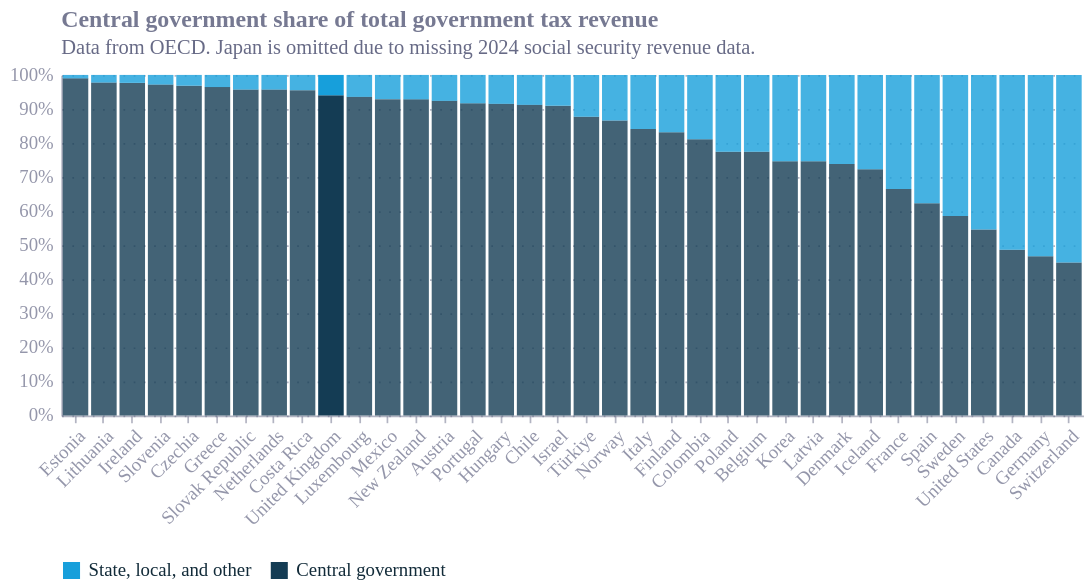

This figure's Vega-Lite source:
### Vega-Lite specification from a JSON file in a GitHub repository (floating-point values rounded to 4 significant figures)
{"config": {"font": "Circular Std", "text": {"color": "#676A86", "align": "left", "baseline": "middle", "dx": 7, "dy": 0, "fontSize": 11}, "view": {"stroke": null, "continuousWidth": 400, "continuousHeight": 300, "discreteWidth": 400, "discreteHeight": 300}, "range": {"category": ["#36B7B4", "#E6224B", "#F4C245", "#0063AF", "#00A767", "#179FDB", "#EB5C2E"], "diverging": ["#E6224B", "#E54753", "#C9C9C9", "#179FDB", "#122B39"], "heatmap": ["#C9C9C9", "#179FDB", "#0063AF", "#122B39"], "ordinal": ["#00A767", "#36B7B4", "#179FDB", "#0063AF", "#243B5A"]}, "bar": {"color": "#179fdb"}, "line": {"color": "#e6224b"}, "rule": {"color": "#676A86"}, "area": {"opacity": 0.3}, "point": {"filled": true, "size": 80, "color": "#e6224b", "opacity": 0.95}, "geoshape": {"stroke": "white", "strokeWidth": 0.3}, "rect": {"fill": "#d6d4d4", "opacity": 0.3}, "axis": {"labelColor": "#676A86", "labelFontSize": 11, "labelFont": "Circular Std", "labelOpacity": 0.7, "tickColor": "#676A86", "tickOpacity": 0.5, "domainColor": "#676A86", "domainOpacity": 0.5, "gridColor": "#676A86", "gridDash": [2, 2], "gridOpacity": 0.5, "title": null, "titleColor": "#676A86", "titleOpacity": 0.8, "tickSize": 4}, "axisXDiscrete": {"grid": false, "labelAngle": 0, "tickCount": 10, "tickOpacity": 0.5, "title": null}, "axisYDiscrete": {"ticks": false, "labelPadding": 5}, "axisXTemporal": {"grid": false, "ticks": true}, "axisXQuantitative": {"grid": true}, "axisYQuantitative": {"gridColor": "#676A86", "gridDash": [1, 5], "gridOpacity": 0.5, "ticks": false, "labelPadding": 5, "tickCount": 8, "titleAngle": 0, "titleAlign": "left", "titleBaseline": "bottom", "titleX": 0, "titleY": -5}, "title": {"color": "#676A86E6", "subtitleColor": "#676A86", "font": "Circular Std", "subtitleFont": "Circular Std", "anchor": "start", "fontSize": 14, "subtitleFontSize": 12, "subtitlePadding": 4, "offset": 0, "frame": "group"}, "legend": {"titleColor": "#122b39", "title": null, "labelColor": "#122b39", "labelFontSize": 11}}, "data": {"name": "data-5b305f219a4d3c3604e80f7962252959"}, "mark": {"type": "bar"}, "encoding": {"color": {"field": "share_type", "legend": {"direction": "horizontal", "labelLimit": 200, "orient": "bottom", "symbolSize": 100, "symbolType": "square"}, "scale": {"domain": ["State, local, and other", "Central government"], "range": ["#179fdb", "#143c54"]}, "title": null, "type": "nominal"}, "opacity": {"condition": {"test": "(datum.REF_AREA === 'GBR')", "value": 1}, "value": 0.8}, "tooltip": [{"field": "Reference area", "title": "Country", "type": "nominal"}, {"field": "share_type", "title": "Component", "type": "nominal"}, {"field": "share", "format": ".1%", "title": "Share", "type": "quantitative"}], "x": {"axis": {"labelAngle": -45}, "field": "Reference area", "sort": {"field": "central_to_overallno_SS_ratio", "order": "descending"}, "type": "nominal"}, "y": {"axis": {"format": "%", "title": null}, "field": "share", "stack": "normalize", "type": "quantitative"}}, "height": 200, "title": {"text": "Central government share of total government tax revenue", "anchor": "start", "subtitle": "Data from OECD. Japan is omitted due to missing 2024 social security revenue data.", "subtitleFontSize": 12}, "width": 600, "$schema": "https://vega.github.io/schema/vega-lite/v6.4.1.json", "datasets": {"data-5b305f219a4d3c3604e80f7962252959": [{"REF_AREA": "AUT", "Reference area": "Austria", "central_to_overallno_SS_ratio": 0.9239, "share_type": "Central government", "share": 0.9239}, {"REF_AREA": "BEL", "Reference area": "Belgium", "central_to_overallno_SS_ratio": 0.7745, "share_type": "Central government", "share": 0.7745}, {"REF_AREA": "CAN", "Reference area": "Canada", "central_to_overallno_SS_ratio": 0.4868, "share_type": "Central government", "share": 0.4868}, {"REF_AREA": "CHE", "Reference area": "Switzerland", "central_to_overallno_SS_ratio": 0.4491, "share_type": "Central government", "share": 0.4491}, {"REF_AREA": "CHL", "Reference area": "Chile", "central_to_overallno_SS_ratio": 0.9121, "share_type": "Central government", "share": 0.9121}, {"REF_AREA": "COL", "Reference area": "Colombia", "central_to_overallno_SS_ratio": 0.8108, "share_type": "Central government", "share": 0.8108}, {"REF_AREA": "CRI", "Reference area": "Costa Rica", "central_to_overallno_SS_ratio": 0.9552, "share_type": "Central government", "share": 0.9552}, {"REF_AREA": "CZE", "Reference area": "Czechia", "central_to_overallno_SS_ratio": 0.9683, "share_type": "Central government", "share": 0.9683}, {"REF_AREA": "DEU", "Reference area": "Germany", "central_to_overallno_SS_ratio": 0.4679, "share_type": "Central government", "share": 0.4679}, {"REF_AREA": "DNK", "Reference area": "Denmark", "central_to_overallno_SS_ratio": 0.7387, "share_type": "Central government", "share": 0.7387}, {"REF_AREA": "ESP", "Reference area": "Spain", "central_to_overallno_SS_ratio": 0.623, "share_type": "Central government", "share": 0.623}, {"REF_AREA": "EST", "Reference area": "Estonia", "central_to_overallno_SS_ratio": 0.9899, "share_type": "Central government", "share": 0.9899}, {"REF_AREA": "FIN", "Reference area": "Finland", "central_to_overallno_SS_ratio": 0.8316, "share_type": "Central government", "share": 0.8316}, {"REF_AREA": "FRA", "Reference area": "France", "central_to_overallno_SS_ratio": 0.6649, "share_type": "Central government", "share": 0.6649}, {"REF_AREA": "GBR", "Reference area": "United Kingdom", "central_to_overallno_SS_ratio": 0.9402, "share_type": "Central government", "share": 0.9402}, {"REF_AREA": "GRC", "Reference area": "Greece", "central_to_overallno_SS_ratio": 0.9643, "share_type": "Central government", "share": 0.9643}, {"REF_AREA": "HUN", "Reference area": "Hungary", "central_to_overallno_SS_ratio": 0.9152, "share_type": "Central government", "share": 0.9152}, {"REF_AREA": "IRL", "Reference area": "Ireland", "central_to_overallno_SS_ratio": 0.9766, "share_type": "Central government", "share": 0.9766}, {"REF_AREA": "ISL", "Reference area": "Iceland", "central_to_overallno_SS_ratio": 0.7232, "share_type": "Central government", "share": 0.7232}, {"REF_AREA": "ISR", "Reference area": "Israel", "central_to_overallno_SS_ratio": 0.9096, "share_type": "Central government", "share": 0.9096}, {"REF_AREA": "ITA", "Reference area": "Italy", "central_to_overallno_SS_ratio": 0.8416, "share_type": "Central government", "share": 0.8416}, {"REF_AREA": "KOR", "Reference area": "Korea", "central_to_overallno_SS_ratio": 0.7468, "share_type": "Central government", "share": 0.7468}, {"REF_AREA": "LTU", "Reference area": "Lithuania", "central_to_overallno_SS_ratio": 0.9776, "share_type": "Central government", "share": 0.9776}, {"REF_AREA": "LUX", "Reference area": "Luxembourg", "central_to_overallno_SS_ratio": 0.9356, "share_type": "Central government", "share": 0.9356}, {"REF_AREA": "LVA", "Reference area": "Latvia", "central_to_overallno_SS_ratio": 0.7464, "share_type": "Central government", "share": 0.7464}, {"REF_AREA": "MEX", "Reference area": "Mexico", "central_to_overallno_SS_ratio": 0.9289, "share_type": "Central government", "share": 0.9289}, {"REF_AREA": "NLD", "Reference area": "Netherlands", "central_to_overallno_SS_ratio": 0.957, "share_type": "Central government", "share": 0.957}, {"REF_AREA": "NOR", "Reference area": "Norway", "central_to_overallno_SS_ratio": 0.8665, "share_type": "Central government", "share": 0.8665}, {"REF_AREA": "NZL", "Reference area": "New Zealand", "central_to_overallno_SS_ratio": 0.9284, "share_type": "Central government", "share": 0.9284}, {"REF_AREA": "POL", "Reference area": "Poland", "central_to_overallno_SS_ratio": 0.7747, "share_type": "Central government", "share": 0.7747}, {"REF_AREA": "PRT", "Reference area": "Portugal", "central_to_overallno_SS_ratio": 0.9168, "share_type": "Central government", "share": 0.9168}, {"REF_AREA": "SVK", "Reference area": "Slovak Republic", "central_to_overallno_SS_ratio": 0.957, "share_type": "Central government", "share": 0.957}, {"REF_AREA": "SVN", "Reference area": "Slovenia", "central_to_overallno_SS_ratio": 0.9717, "share_type": "Central government", "share": 0.9717}, {"REF_AREA": "SWE", "Reference area": "Sweden", "central_to_overallno_SS_ratio": 0.5857, "share_type": "Central government", "share": 0.5857}, {"REF_AREA": "TUR", "Reference area": "Türkiye", "central_to_overallno_SS_ratio": 0.8769, "share_type": "Central government", "share": 0.8769}, {"REF_AREA": "USA", "Reference area": "United States", "central_to_overallno_SS_ratio": 0.546, "share_type": "Central government", "share": 0.546}, {"REF_AREA": "AUT", "Reference area": "Austria", "central_to_overallno_SS_ratio": 0.9239, "share_type": "State, local, and other", "share": 0.07612}, {"REF_AREA": "BEL", "Reference area": "Belgium", "central_to_overallno_SS_ratio": 0.7745, "share_type": "State, local, and other", "share": 0.2255}, {"REF_AREA": "CAN", "Reference area": "Canada", "central_to_overallno_SS_ratio": 0.4868, "share_type": "State, local, and other", "share": 0.5132}, {"REF_AREA": "CHE", "Reference area": "Switzerland", "central_to_overallno_SS_ratio": 0.4491, "share_type": "State, local, and other", "share": 0.5509}, {"REF_AREA": "CHL", "Reference area": "Chile", "central_to_overallno_SS_ratio": 0.9121, "share_type": "State, local, and other", "share": 0.08786}, {"REF_AREA": "COL", "Reference area": "Colombia", "central_to_overallno_SS_ratio": 0.8108, "share_type": "State, local, and other", "share": 0.1892}, {"REF_AREA": "CRI", "Reference area": "Costa Rica", "central_to_overallno_SS_ratio": 0.9552, "share_type": "State, local, and other", "share": 0.04482}, {"REF_AREA": "CZE", "Reference area": "Czechia", "central_to_overallno_SS_ratio": 0.9683, "share_type": "State, local, and other", "share": 0.03168}, {"REF_AREA": "DEU", "Reference area": "Germany", "central_to_overallno_SS_ratio": 0.4679, "share_type": "State, local, and other", "share": 0.5321}, {"REF_AREA": "DNK", "Reference area": "Denmark", "central_to_overallno_SS_ratio": 0.7387, "share_type": "State, local, and other", "share": 0.2613}, {"REF_AREA": "ESP", "Reference area": "Spain", "central_to_overallno_SS_ratio": 0.623, "share_type": "State, local, and other", "share": 0.377}, {"REF_AREA": "EST", "Reference area": "Estonia", "central_to_overallno_SS_ratio": 0.9899, "share_type": "State, local, and other", "share": 0.01011}, {"REF_AREA": "FIN", "Reference area": "Finland", "central_to_overallno_SS_ratio": 0.8316, "share_type": "State, local, and other", "share": 0.1684}, {"REF_AREA": "FRA", "Reference area": "France", "central_to_overallno_SS_ratio": 0.6649, "share_type": "State, local, and other", "share": 0.3351}, {"REF_AREA": "GBR", "Reference area": "United Kingdom", "central_to_overallno_SS_ratio": 0.9402, "share_type": "State, local, and other", "share": 0.05977}, {"REF_AREA": "GRC", "Reference area": "Greece", "central_to_overallno_SS_ratio": 0.9643, "share_type": "State, local, and other", "share": 0.0357}, {"REF_AREA": "HUN", "Reference area": "Hungary", "central_to_overallno_SS_ratio": 0.9152, "share_type": "State, local, and other", "share": 0.08483}, {"REF_AREA": "IRL", "Reference area": "Ireland", "central_to_overallno_SS_ratio": 0.9766, "share_type": "State, local, and other", "share": 0.0234}, {"REF_AREA": "ISL", "Reference area": "Iceland", "central_to_overallno_SS_ratio": 0.7232, "share_type": "State, local, and other", "share": 0.2768}, {"REF_AREA": "ISR", "Reference area": "Israel", "central_to_overallno_SS_ratio": 0.9096, "share_type": "State, local, and other", "share": 0.09039}, {"REF_AREA": "ITA", "Reference area": "Italy", "central_to_overallno_SS_ratio": 0.8416, "share_type": "State, local, and other", "share": 0.1584}, {"REF_AREA": "KOR", "Reference area": "Korea", "central_to_overallno_SS_ratio": 0.7468, "share_type": "State, local, and other", "share": 0.2532}, {"REF_AREA": "LTU", "Reference area": "Lithuania", "central_to_overallno_SS_ratio": 0.9776, "share_type": "State, local, and other", "share": 0.02241}, {"REF_AREA": "LUX", "Reference area": "Luxembourg", "central_to_overallno_SS_ratio": 0.9356, "share_type": "State, local, and other", "share": 0.0644}, {"REF_AREA": "LVA", "Reference area": "Latvia", "central_to_overallno_SS_ratio": 0.7464, "share_type": "State, local, and other", "share": 0.2536}, {"REF_AREA": "MEX", "Reference area": "Mexico", "central_to_overallno_SS_ratio": 0.9289, "share_type": "State, local, and other", "share": 0.07107}, {"REF_AREA": "NLD", "Reference area": "Netherlands", "central_to_overallno_SS_ratio": 0.957, "share_type": "State, local, and other", "share": 0.04299}, {"REF_AREA": "NOR", "Reference area": "Norway", "central_to_overallno_SS_ratio": 0.8665, "share_type": "State, local, and other", "share": 0.1335}, {"REF_AREA": "NZL", "Reference area": "New Zealand", "central_to_overallno_SS_ratio": 0.9284, "share_type": "State, local, and other", "share": 0.07162}, {"REF_AREA": "POL", "Reference area": "Poland", "central_to_overallno_SS_ratio": 0.7747, "share_type": "State, local, and other", "share": 0.2253}, {"REF_AREA": "PRT", "Reference area": "Portugal", "central_to_overallno_SS_ratio": 0.9168, "share_type": "State, local, and other", "share": 0.08325}, {"REF_AREA": "SVK", "Reference area": "Slovak Republic", "central_to_overallno_SS_ratio": 0.957, "share_type": "State, local, and other", "share": 0.04295}, {"REF_AREA": "SVN", "Reference area": "Slovenia", "central_to_overallno_SS_ratio": 0.9717, "share_type": "State, local, and other", "share": 0.02834}, {"REF_AREA": "SWE", "Reference area": "Sweden", "central_to_overallno_SS_ratio": 0.5857, "share_type": "State, local, and other", "share": 0.4143}, {"REF_AREA": "TUR", "Reference area": "Türkiye", "central_to_overallno_SS_ratio": 0.8769, "share_type": "State, local, and other", "share": 0.1231}, {"REF_AREA": "USA", "Reference area": "United States", "central_to_overallno_SS_ratio": 0.546, "share_type": "State, local, and other", "share": 0.454}]}}
